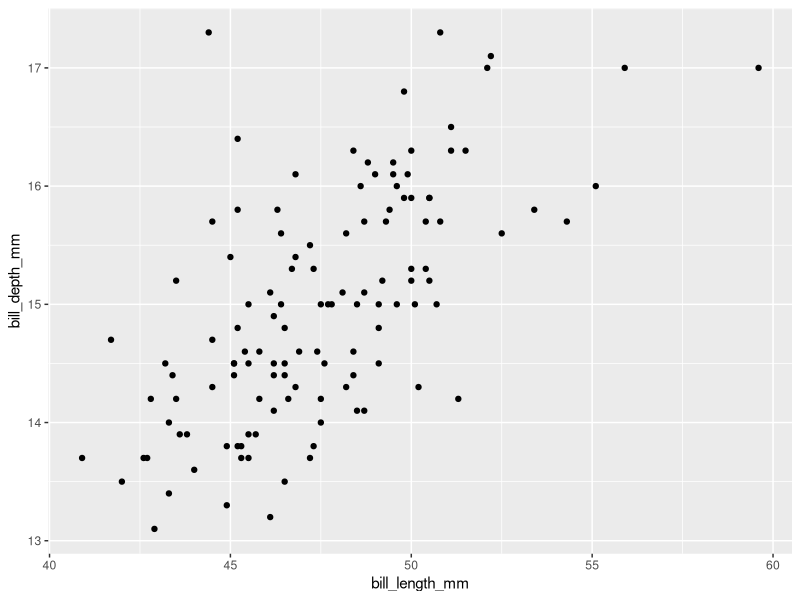
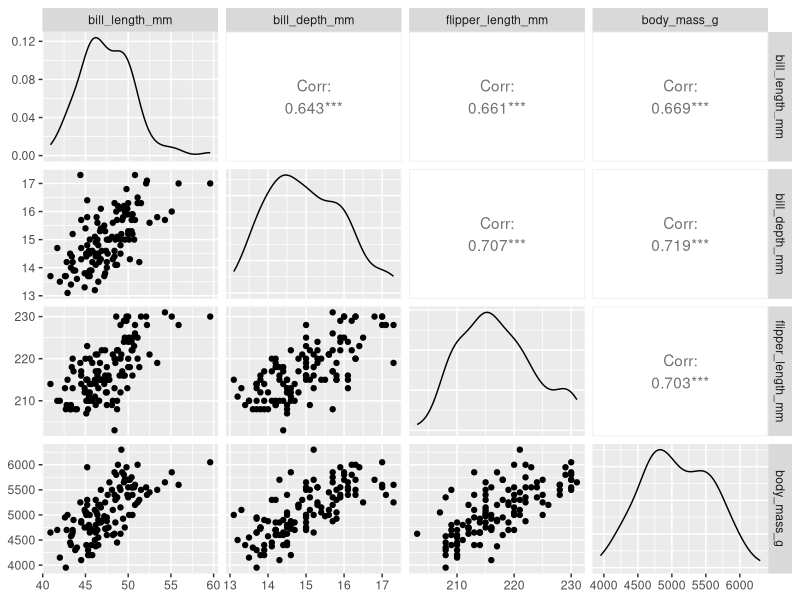
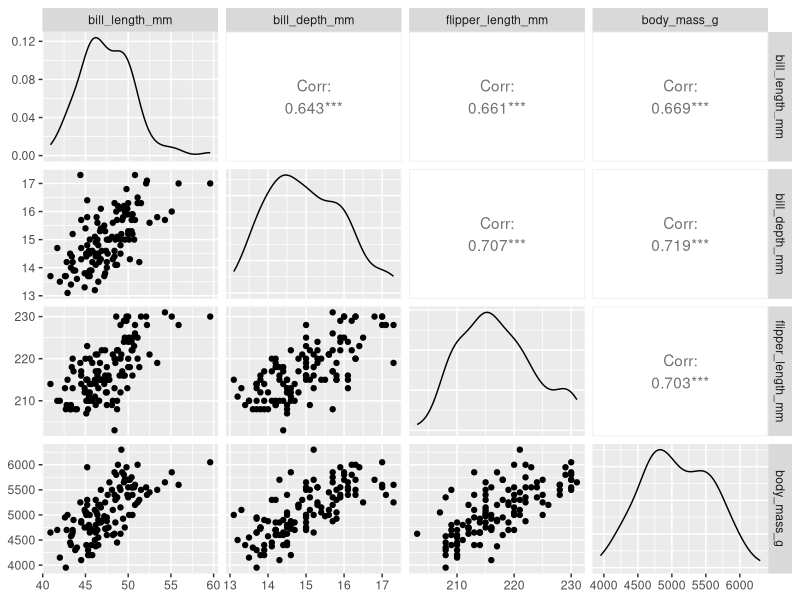
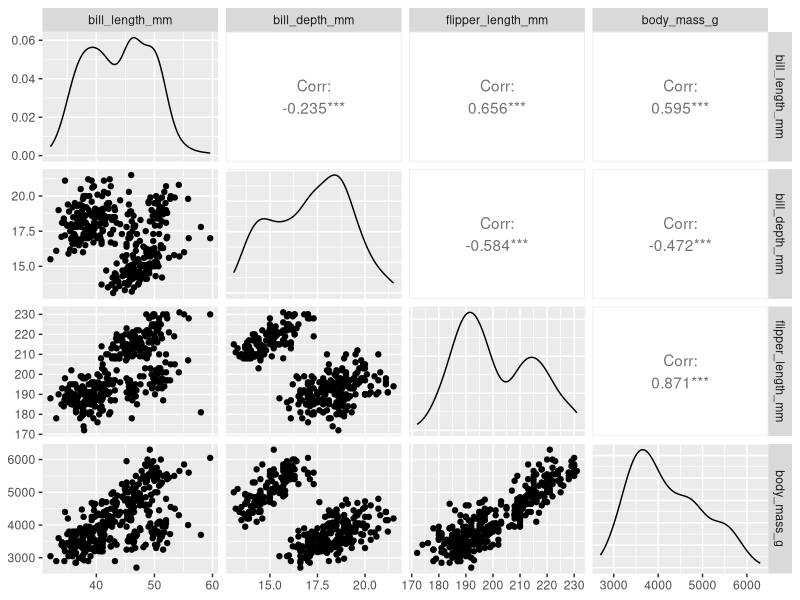
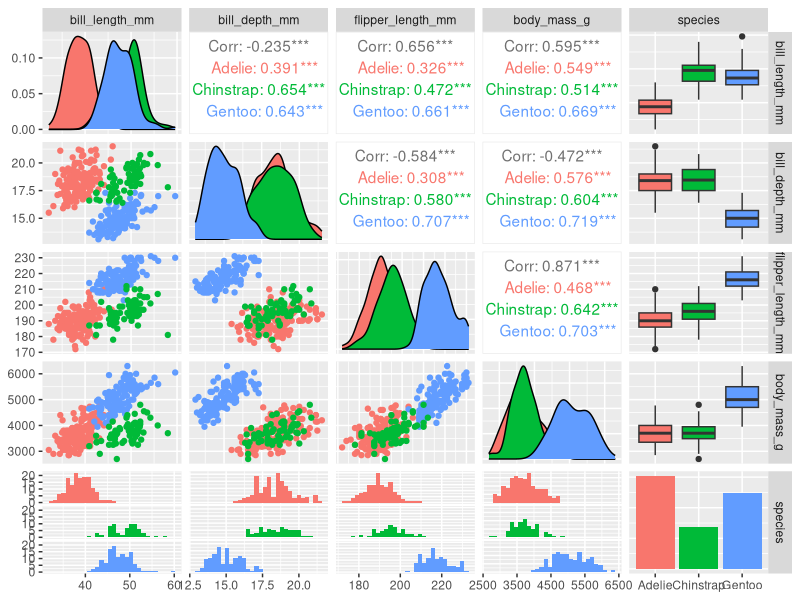

Generate these figures, in order, with R:
#2022-02-22

#run correlations bout bill length vs. depth 


#using data from t-test scripts 

library(tidyverse)
library(palmerpenguins)

gentoo = penguins %>% 
  filter(species=="Gentoo")

# Exploratory data analysis:
glimpse(gentoo)
summarize(gentoo)
ggplot() +
  geom_point(aes(x=bill_length_mm, y=bill_depth_mm), data=gentoo)



#corelations 
cor(x=gentoo$bill_length_mm, y=gentoo$bill_depth_mm)
# the number of a corelation can be anywhere from -1 to 1 
# if it is 0 than there is no correlation 
cor.test(x=gentoo$bill_length_mm, y=gentoo$bill_depth_mm)


# for all species 
cor.test(x=penguins$bill_length_mm, y=penguins$bill_depth_mm)
# results are curious 


# correltation matrix
head(gentoo)
cor(gentoo[,c(3:6)])# need to fix the parenthese typing 

library(GGally)


gentoo %>%
  select(bill_length_mm, bill_depth_mm, flipper_length_mm, body_mass_g) %>%
  ggpairs()


gentoo %>%
  select(-species, -island, -sex, -year) %>%
  GGally::ggpairs() #GGally do the lexical scoping to say what packae it is coming from 

penguins %>%
  select(ends_with("_mm"), body_mass_g) %>% #grabs the columns that are mm measurements 
  ggpairs()
# theres some corelations that are positive and negative, whciih helps us realize we should do some grouping 

# break it up by species to get idea of whats going on 
penguins %>%
  select(ends_with("_mm"), body_mass_g, species) %>% #grabs the columns that are mm measurements 
  ggpairs(aes(color=species))

#tyler